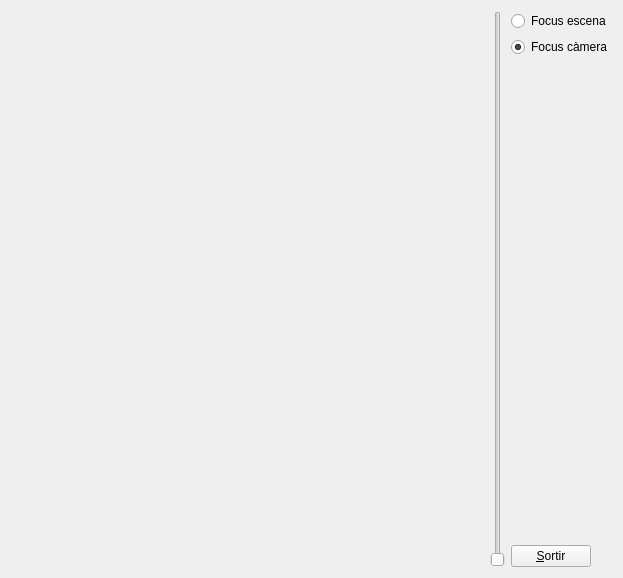
<?xml version="1.0" encoding="UTF-8"?>
<ui version="4.0">
 <class>MyForm</class>
 <widget class="QWidget" name="MyForm">
  <property name="geometry">
   <rect>
    <x>0</x>
    <y>0</y>
    <width>623</width>
    <height>578</height>
   </rect>
  </property>
  <property name="windowTitle">
   <string>Form</string>
  </property>
  <layout class="QHBoxLayout" name="horizontalLayout">
   <item>
    <widget class="MyGLWidget" name="widget" native="true">
     <property name="sizePolicy">
      <sizepolicy hsizetype="Expanding" vsizetype="Expanding">
       <horstretch>0</horstretch>
       <verstretch>0</verstretch>
      </sizepolicy>
     </property>
    </widget>
   </item>
   <item>
    <widget class="QSlider" name="verticalSlider">
     <property name="maximum">
      <number>300</number>
     </property>
     <property name="singleStep">
      <number>1</number>
     </property>
     <property name="orientation">
      <enum>Qt::Vertical</enum>
     </property>
    </widget>
   </item>
   <item>
    <layout class="QVBoxLayout" name="verticalLayout">
     <item>
      <widget class="QRadioButton" name="radioButton">
       <property name="text">
        <string>Focus escena</string>
       </property>
      </widget>
     </item>
     <item>
      <widget class="QRadioButton" name="radioButton_2">
       <property name="text">
        <string>Focus càmera</string>
       </property>
       <property name="checked">
        <bool>true</bool>
       </property>
      </widget>
     </item>
     <item>
      <spacer name="verticalSpacer">
       <property name="orientation">
        <enum>Qt::Vertical</enum>
       </property>
       <property name="sizeHint" stdset="0">
        <size>
         <width>20</width>
         <height>40</height>
        </size>
       </property>
      </spacer>
     </item>
     <item>
      <widget class="QPushButton" name="pushButton">
       <property name="sizePolicy">
        <sizepolicy hsizetype="Fixed" vsizetype="Fixed">
         <horstretch>0</horstretch>
         <verstretch>0</verstretch>
        </sizepolicy>
       </property>
       <property name="text">
        <string>&amp;Sortir</string>
       </property>
      </widget>
     </item>
    </layout>
   </item>
  </layout>
 </widget>
 <customwidgets>
  <customwidget>
   <class>MyGLWidget</class>
   <extends>QWidget</extends>
   <header>MyGLWidget.h</header>
   <container>1</container>
   <slots>
    <signal>envia_fov(int)</signal>
    <signal>signal_escena()</signal>
    <signal>signal_camera()</signal>
    <slot>tracta_zoom(int)</slot>
    <slot>tracta_escena()</slot>
    <slot>tracta_camera()</slot>
   </slots>
  </customwidget>
 </customwidgets>
 <resources/>
 <connections>
  <connection>
   <sender>pushButton</sender>
   <signal>clicked()</signal>
   <receiver>MyForm</receiver>
   <slot>close()</slot>
   <hints>
    <hint type="sourcelabel">
     <x>593</x>
     <y>570</y>
    </hint>
    <hint type="destinationlabel">
     <x>511</x>
     <y>529</y>
    </hint>
   </hints>
  </connection>
  <connection>
   <sender>verticalSlider</sender>
   <signal>valueChanged(int)</signal>
   <receiver>widget</receiver>
   <slot>tracta_zoom(int)</slot>
   <hints>
    <hint type="sourcelabel">
     <x>502</x>
     <y>99</y>
    </hint>
    <hint type="destinationlabel">
     <x>366</x>
     <y>93</y>
    </hint>
   </hints>
  </connection>
  <connection>
   <sender>widget</sender>
   <signal>envia_fov(int)</signal>
   <receiver>verticalSlider</receiver>
   <slot>setValue(int)</slot>
   <hints>
    <hint type="sourcelabel">
     <x>297</x>
     <y>254</y>
    </hint>
    <hint type="destinationlabel">
     <x>502</x>
     <y>267</y>
    </hint>
   </hints>
  </connection>
  <connection>
   <sender>radioButton</sender>
   <signal>clicked()</signal>
   <receiver>widget</receiver>
   <slot>tracta_escena()</slot>
   <hints>
    <hint type="sourcelabel">
     <x>579</x>
     <y>21</y>
    </hint>
    <hint type="destinationlabel">
     <x>452</x>
     <y>24</y>
    </hint>
   </hints>
  </connection>
  <connection>
   <sender>radioButton_2</sender>
   <signal>clicked()</signal>
   <receiver>widget</receiver>
   <slot>tracta_camera()</slot>
   <hints>
    <hint type="sourcelabel">
     <x>535</x>
     <y>44</y>
    </hint>
    <hint type="destinationlabel">
     <x>440</x>
     <y>46</y>
    </hint>
   </hints>
  </connection>
  <connection>
   <sender>widget</sender>
   <signal>signal_escena()</signal>
   <receiver>radioButton</receiver>
   <slot>click()</slot>
   <hints>
    <hint type="sourcelabel">
     <x>455</x>
     <y>74</y>
    </hint>
    <hint type="destinationlabel">
     <x>582</x>
     <y>18</y>
    </hint>
   </hints>
  </connection>
  <connection>
   <sender>widget</sender>
   <signal>signal_camera()</signal>
   <receiver>radioButton_2</receiver>
   <slot>click()</slot>
   <hints>
    <hint type="sourcelabel">
     <x>460</x>
     <y>129</y>
    </hint>
    <hint type="destinationlabel">
     <x>606</x>
     <y>48</y>
    </hint>
   </hints>
  </connection>
 </connections>
</ui>
